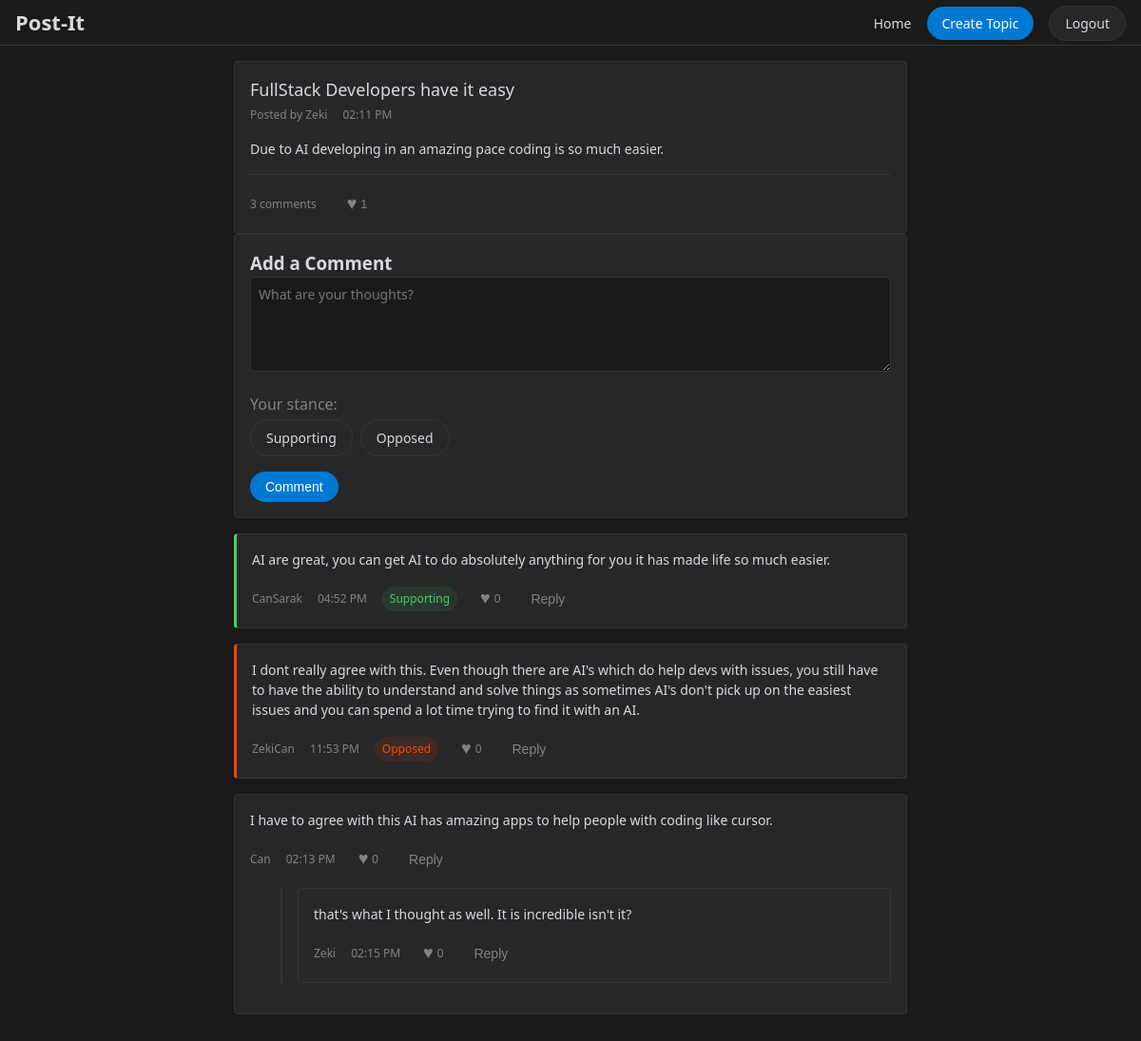
Screenshot of /topic/3 (signed in) with the database file from the repository.
### tables this page shows
CREATE TABLE topic (
    topicID INTEGER PRIMARY KEY AUTOINCREMENT,
    title TEXT NOT NULL,
    content TEXT,
    postingUser INTEGER NOT NULL,
    creationTime DATETIME NOT NULL,
    updateTime DATETIME NOT NULL,
    FOREIGN KEY (postingUser) REFERENCES user(userID)
);

CREATE TABLE user (
    userID INTEGER PRIMARY KEY AUTOINCREMENT,
    userName TEXT UNIQUE NOT NULL,
    passwordHash BLOB NOT NULL,
    fullName TEXT NOT NULL DEFAULT '',
    email TEXT NOT NULL DEFAULT '',
    isAdmin INTEGER DEFAULT 0,
    creationTime DATETIME DEFAULT CURRENT_TIMESTAMP,
    lastVisit DATETIME DEFAULT CURRENT_TIMESTAMP
);

CREATE TABLE comment (
    commentID INTEGER PRIMARY KEY AUTOINCREMENT,
    content TEXT NOT NULL,
    postingUser INTEGER NOT NULL,
    topicID INTEGER NOT NULL,
    parentCommentID INTEGER DEFAULT NULL, -- NULL means it's a top-level comment
    creationTime DATETIME NOT NULL,
    updateTime DATETIME NOT NULL, stance TEXT CHECK(stance IN ('supporting', 'opposed', NULL)),
    FOREIGN KEY (postingUser) REFERENCES user(userID),
    FOREIGN KEY (topicID) REFERENCES topic(topicID),
    FOREIGN KEY (parentCommentID) REFERENCES comment(commentID)
);

### app.py (the view)
@app.route('/topic/<int:topic_id>')
def view_topic(topic_id):
    logged_in = is_logged_in()
    db = get_db()
    cursor = db.cursor()
    cursor.execute('''
        SELECT t.topicID, t.title, t.content,
               strftime('%I:%M %p', t.creationTime) as creationTime,
               u.userName,
               (SELECT COUNT(*) FROM likes WHERE targetType = 'topic' AND targetID = t.topicID) as likeCount,
               EXISTS(
                   SELECT 1 FROM likes
                   WHERE targetType = 'topic'
                   AND targetID = t.topicID
                   AND userID = ?
               ) as userLiked
        FROM topic t
        JOIN user u ON t.postingUser = u.userID
        WHERE t.topicID = ?
        GROUP BY t.topicID
    ''', (session.get('user_id', -1), topic_id))
    topic = cursor.fetchone()
    if not topic:
        return 'Topic not found', 404
    topic = dict(topic)
    cursor.execute('''
        SELECT c.commentID, c.content, c.stance, c.parentCommentID,
               strftime('%I:%M %p', c.creationTime) as creationTime,
               u.userName,
               (SELECT COUNT(*) FROM likes WHERE targetType = 'comment' AND targetID = c.commentID) as likeCount,
               EXISTS(
                   SELECT 1 FROM likes
                   WHERE targetType = 'comment'
                   AND targetID = c.commentID
                   AND userID = ?
               ) as userLiked
        FROM comment c
        JOIN user u ON c.postingUser = u.userID
        WHERE c.topicID = ? AND c.parentCommentID IS NULL
        ORDER BY c.creationTime DESC
    ''', (session.get('user_id', -1), topic_id))
    comments = [dict(row) for row in cursor.fetchall()]
    for comment in comments:
        comment['replies'] = get_nested_replies(comment['commentID'])
    return render_template('topic.html', topic=topic, comments=comments, logged_in=logged_in)

### app.py (called while the page is built)
def get_db():
    if 'db' not in g:
        g.db = sqlite3.connect(app.config['DATABASE'])
        g.db.row_factory = sqlite3.Row
    return g.db

@app.teardown_appcontext
def close_connection(exception):
    db = getattr(g, '_database', None)
    if db is not None:
        db.close()

def is_logged_in():
    return 'username' in session

### templates/topic.html (shortened to what this page needs)
<!DOCTYPE html>
<html lang="en">
<head>
    <link rel="stylesheet" href="{{ url_for('static', filename='css/style.css') }}">
</head>
<body>
    <header>
        <div class="header-content">
            <a href="{{ url_for('home') }}" class="logo">Post-It</a>
            <nav>
                <ul>
                    <li><a href="{{ url_for('home') }}">Home</a></li>
                    {% if logged_in %}
                        <li><a href="{{ url_for('create_page') }}" class="btn btn-primary">Create Topic</a></li>
                        <li><a href="{{ url_for('logout') }}" class="btn btn-secondary">Logout</a></li>
                    {% else %}
                        <li><a href="#" id="login-popup" class="btn btn-primary">Login</a></li>
                        <li><a href="#" id="signup-popup" class="btn btn-secondary">Sign Up</a></li>
                    {% endif %}
                </ul>
            </nav>
        </div>
    </header>
    <main class="container">
        <div class="topic-card mt-4">
            <div class="topic-header">
                <h2 class="topic-title">{{ topic['title'] }}</h2>
                <div class="topic-meta">
                    <span>Posted by {{ topic['userName'] }}</span>
                    <span>{{ topic['creationTime'] }}</span>
                </div>
            </div>
            {% if topic['content'] %}
                <div class="topic-content mt-2">
                    {{ topic['content'] }}
                </div>
            {% endif %}
            <div class="topic-stats mt-2">
                <div class="topic-stat">
                    <span>{{ comments|length }} comments</span>
                </div>
                <div class="topic-stat">
                    <button class="like-button {% if topic['userLiked'] %}liked{% endif %}"
                            data-type="topic"
                            data-id="{{ topic['topicID'] }}"
                            {% if not logged_in %}disabled{% endif %}>
                        <span class="like-icon">♥</span>
                        <span class="like-count">{{ topic['likeCount'] }}</span>
                    </button>
                </div>
            </div>
        </div>
        {% if logged_in %}
            <div class="comment-form mt-4">
                <h3>Add a Comment</h3>
                <form action="{{ url_for('add_comment') }}" method="POST" class="mt-2">
                    <div class="form-group">
                        <textarea name="content" class="form-input" rows="3" required
                                placeholder="What are your thoughts?"></textarea>
                    </div>
                    <div class="stance-buttons mt-2">
                        <label class="stance-label">Your stance:</label>
                        <div class="stance-options">
                            <label for="supporting" class="stance-btn supporting">Supporting</label>
                            <label for="opposed" class="stance-btn opposed">Opposed</label>
                        </div>
                    </div>
                    <button type="submit" class="btn btn-primary mt-2">Comment</button>
                </form>
            </div>
        {% endif %}
        <div class="comments mt-4">
            {% for comment in comments %}
                <div class="comment-card {% if comment['stance'] %}stance-{{ comment['stance'] }}{% endif %}">
                    <div class="comment-content">
                        {{ comment['content'] }}
                    </div>
                    <div class="comment-meta">
                        <span>{{ comment['userName'] }}</span>
                        <span>{{ comment['creationTime'] }}</span>
                        {% if comment['stance'] %}
                            <span class="stance-indicator {{ comment['stance'] }}">{{ comment['stance']|title }}</span>
                        {% endif %}
                        <button class="like-button {% if comment['userLiked'] %}liked{% endif %}"
                                data-type="comment"
                                data-id="{{ comment['commentID'] }}"
                                {% if not logged_in %}disabled{% endif %}>
                            <span class="like-icon">♥</span>
                            <span class="like-count">{{ comment['likeCount'] }}</span>
                        </button>
                        {% if logged_in %}
                            <button class="reply-button btn btn-text"
                                    data-comment-id="{{ comment['commentID'] }}">Reply</button>
                        {% endif %}
                    </div>
                    {% if comment['replies'] %}
                        <div class="replies ml-4">
                            {% for reply in comment['replies'] %}
                                <div class="comment-card">
                                    <div class="comment-content">
                                        {{ reply['content'] }}
                                    </div>
                                    <div class="comment-meta">
                                        <span>{{ reply['userName'] }}</span>
                                        <span>{{ reply['creationTime'] }}</span>
                                        <button class="like-button {% if reply['userLiked'] %}liked{% endif %}"
                                                data-type="comment"
                                                data-id="{{ reply['commentID'] }}"
                                                {% if not logged_in %}disabled{% endif %}>
                                            <span class="like-icon">♥</span>
                                            <span class="like-count">{{ reply['likeCount'] }}</span>
                                        </button>
                                        {% if logged_in %}
                                            <button class="reply-button btn btn-text"
                                                    data-comment-id="{{ reply['commentID'] }}">Reply</button>
                                        {% endif %}
                                    </div>
                                </div>
                            {% endfor %}
                        </div>
                    {% endif %}
                </div>
            {% endfor %}
        </div>
    </main>
</body>
</html>

### rows the page displays
topic: title "FullStack Developers have it easy", content "Due to AI developing in an amazing pace coding is so much easier."
user: userName "Zeki"
comment: content "AI are great, you can get AI to do absolutely anything for you it has made life so much easier.", userName "CanSarak", creationTime "04:52 PM", stance "Supporting", likeCount "0"
comment: content "I dont really agree with this. Even though there are AI's which do help devs with issues, you still have to have the ability to understand and solve things as sometimes AI's don't pick up on the easiest issues and you can spend a lot time trying to find it with an AI.", userName "ZekiCan", creationTime "11:53 PM", stance "Opposed", likeCount "0"
comment: content "I have to agree with this AI has amazing apps to help people with coding like cursor.", userName "Can", creationTime "02:13 PM", likeCount "0"
comment: content "that's what I thought as well. It is incredible isn't it?", userName "Zeki", creationTime "02:15 PM", likeCount "0"

### other values shown
{{ topic['creationTime'] }} "02:11 PM"
{{ comments|length }} "3"
{{ topic['likeCount'] }} "1"
